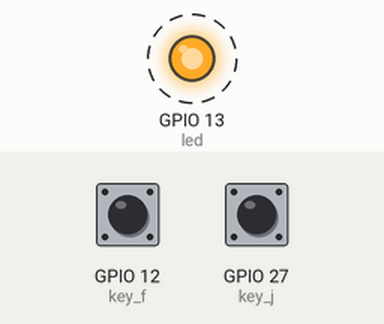
A sketch run on a simulated ESP32. Parts: output pins drawn as LEDs (lit = HIGH). Dashed ring = blinking. The test bench sets the inputs (shaded band); at power-on: GPIO 12 (key_f) LOW, GPIO 27 (key_j) LOW. USB keyboard and mouse output is not drawn; what the sketch prints to the serial monitor is not drawn.

Above: at 1.2 s.
1.3 s: GPIO 12 (key_f) pulled HIGH for 0.15 s
Timing chart, 0 to 13.3 s (numbered marks = the images above; inputs shaded):
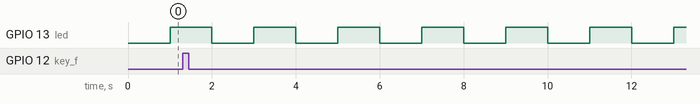

Measured:
- by itself, GPIO 13 (led): alternates HIGH for 1.0 s and LOW for 1.0 s

The sketch:

bluetooth_keyboard_test.ino
```cpp
/**
 * This example turns the ESP32 into a Bluetooth LE keyboard that writes the words, presses Enter, presses a media key and then Ctrl+Alt+Delete
 */
#include <BleKeyboard.h>

BleKeyboard bleKeyboard;

int key_f = 12;
int key_j = 27;
int led = 13;
long led_time;
//int f = 102;
//int j= 106;

void setup() {
  Serial.begin(115200);
  Serial.println("Starting BLE work!");
  bleKeyboard.begin();

  pinMode(key_f, INPUT);
  pinMode(key_j, INPUT);
  pinMode(led, OUTPUT);
  led_time = millis();
  digitalWrite(led, LOW);
}

void loop() {

  if (millis()-led_time > 1000) {
    digitalWrite(led, HIGH);
  }
  if (millis()-led_time > 2000) {
    digitalWrite(led, LOW);
    led_time = millis();
  }
  if(bleKeyboard.isConnected()) {
    Serial.println("connected");

    if (digitalRead(key_f) == HIGH) {
      Serial.println("F pressed");
      bleKeyboard.press('f');
    }
    else {
      //bleKeyboard.release('f');
    }

    if (digitalRead(key_j) == HIGH) {
      Serial.println("J pressed");
      bleKeyboard.press('j');
    }
    else {
      //bleKeyboard.release('j');
    }
    bleKeyboard.releaseAll();

  }

  Serial.println("finished");
  delay(1);

}
```
